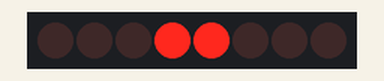
Recording of a sketch running on a simulated Arduino Uno, built with avr-gcc and run on an emulated ATmega328P. Parts: 8 shift-register outputs drawn as a row of LEDs (first output left, lit = HIGH). Wiring (inferred from the names in the program): shift register (74HC595): data pin 8; shift clock pin 10; latch pin 9. Wiring (inferred from the signals the program sends): row of LEDs: on Q0, Q1, Q2, Q3, Q4, Q5, Q6, Q7.

Above: at 5.46 s.
At 8.51 s:
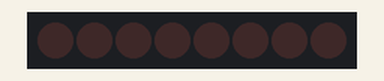
At 9.11 s:
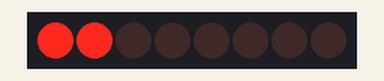
At 9.91 s:
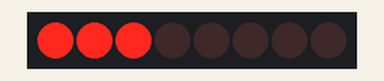
At 10.72 s:
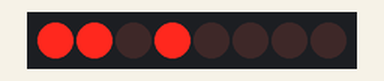
At 11.52 s:
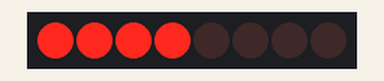
Timing chart, 0 to 15.1 s (numbered marks = the images above):
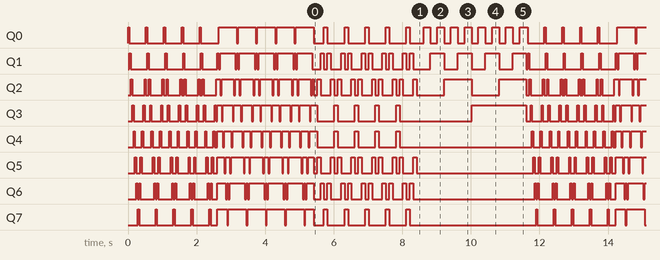

The sketch:

74HC595.pde
```cpp
int clock = 10;
int latch = 9;
int data = 8;


void setup(){
  pinMode(data, OUTPUT);
  pinMode(latch, OUTPUT);
  pinMode(clock, OUTPUT);
}

void loop(){

  for(int x=0; x < 5; x++){
    bounce();
  }
  for(int x=0; x < 5; x++){
    bounceReverse();
  }
  for(int x=0; x < 5; x++){
    split();
  }
  counter();
}

void shift(int val){
  digitalWrite(latch, LOW);
  shiftOut(data, clock, MSBFIRST, val);
  digitalWrite(latch, HIGH);
}

void bounce(){
  for (int i=0; i < 8; i++){
    shift(1 << i);
    delay(40);
  }

  for (int i=6; i > 1; i--){
    shift(1 << i);
    delay(40);
  }
}

void counter(){
  for (int i=0; i < 16; i++){
    // binary counter
    shift(i);
    delay(200);
  }
}

void split(){
  int a = 8;
  int b = 16;

  for (int i = 0; i < 4; i++){
    shift( (b << i) | (a >> i) );
    delay(100);
  }
  for (int i = 3; i > 1; i--){
    shift( (b >> i) | (a << i) );
    delay(100);
  }
}


void bounceReverse(){
  for (int i=0; i < 8; i++){
    shift( 255 - (1 << i) );
    delay(40);
  }
  for (int i=6; i > 0; i--){
    shift( 255 - (1 << i) );
    delay(40);
  }
}
```

Measured:
- by itself, Q0–7: moves between LOW and HIGH, repeating every 11.6 s
- by itself, everything shown: repeats every 11.6 s, in 181 steps
